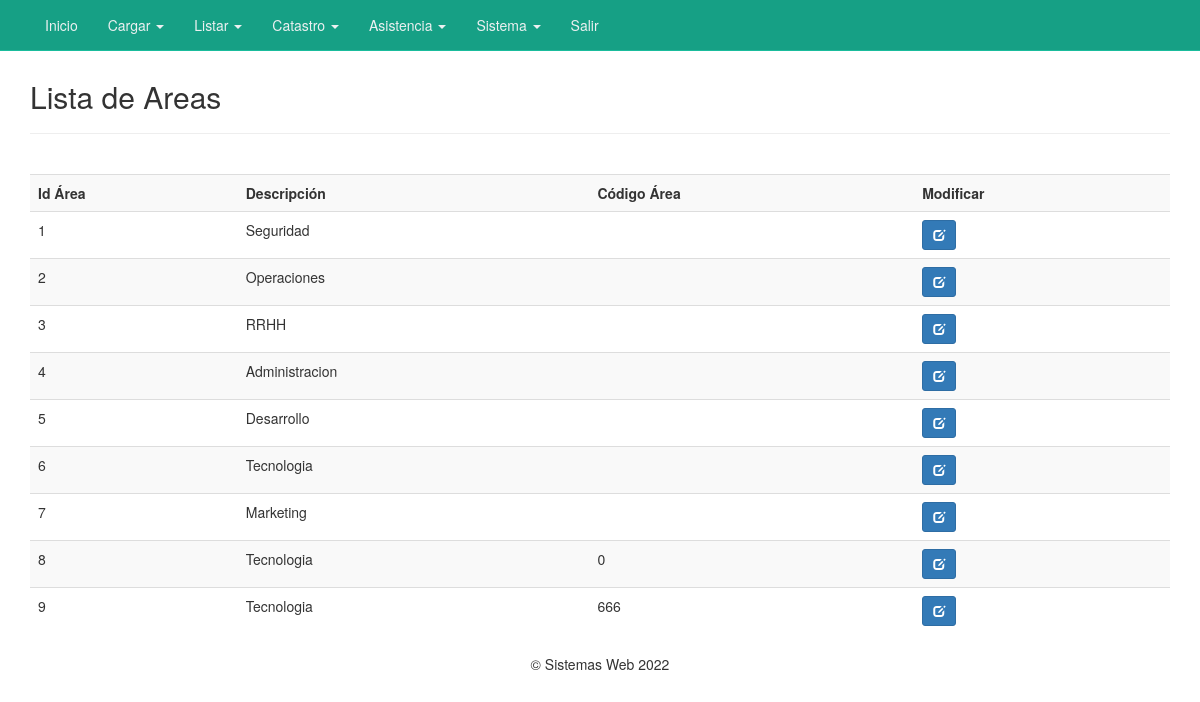
The app's page /listArea.php (signed in) with its own data.
### tables this page shows
CREATE TABLE `area` (
  `id_area` int(11) NOT NULL AUTO_INCREMENT,
  `area_desc` varchar(50) DEFAULT NULL,
  `area_cod` int(100) DEFAULT NULL,
  PRIMARY KEY (`id_area`)
);

### listArea.php (the view, shortened to what this page needs)
<?php
include("conexion.php");
?>
<!DOCTYPE html>
<html lang="es">
<head>
	<link href="css/bootstrap.min.css" rel="stylesheet">
	<link href="css/style_nav.css" rel="stylesheet">
</head>
<body>
	<nav class="navbar navbar-default navbar-fixed-top">
		<?php include('nav.php');?>
	</nav>
	<div class="container">
		<div class="content">
			<h2>Lista de Areas</h2>
			<hr />
			<br />
			<div class="table-responsive">
			<table class="table table-striped table-hover">
				<tr>
                    <th>Id Área</th>
					<th>Descripción</th>
					<th>Código Área</th>
					<th>Modificar</th>
				</tr>
				<?php
				$sql = mysqli_query($con, "SELECT * FROM area ORDER BY id_area ASC");
				if(mysqli_num_rows($sql) == 0){
					echo '<tr><td colspan="8">No hay datos.</td></tr>';
				}else{
					while($row = mysqli_fetch_assoc($sql)){
						echo '
						<tr>
							<td>'.$row['id_area'].'</td>
							<td>'.$row['area_desc'].'</td>
							<td>'.$row['area_cod'].'</td>
							<td>
								<a href="editArea.php?nik='.$row['id_area'].'" title="Editar datos" class="btn btn-primary btn-sm"><span class="glyphicon glyphicon-edit" aria-hidden="true"></span></a>
							</td>
						</tr>
						';
					}
				}
				?>
			</table>
			</div>
		</div>
	</div><center>
	<p>&copy; Sistemas Web <?php echo date("Y");?></p
		</center>
</body>
</html>

### css/style_nav.css (style rules this page uses)
.navbar-default { background-color: #16a085; border-color: #1abc9c; }

### listArea.php (style rules this page uses)
.content { margin-top: 80px; }

### records on screen
area: id_area "1", area_desc "Seguridad"
area: id_area "2", area_desc "Operaciones"
area: id_area "3", area_desc "RRHH"
area: id_area "4", area_desc "Administracion"
area: id_area "5", area_desc "Desarrollo"
area: id_area "6", area_desc "Tecnologia"
area: id_area "7", area_desc "Marketing"
area: id_area "8", area_desc "Tecnologia", area_cod "0"
area: id_area "9", area_desc "Tecnologia", area_cod "666"
